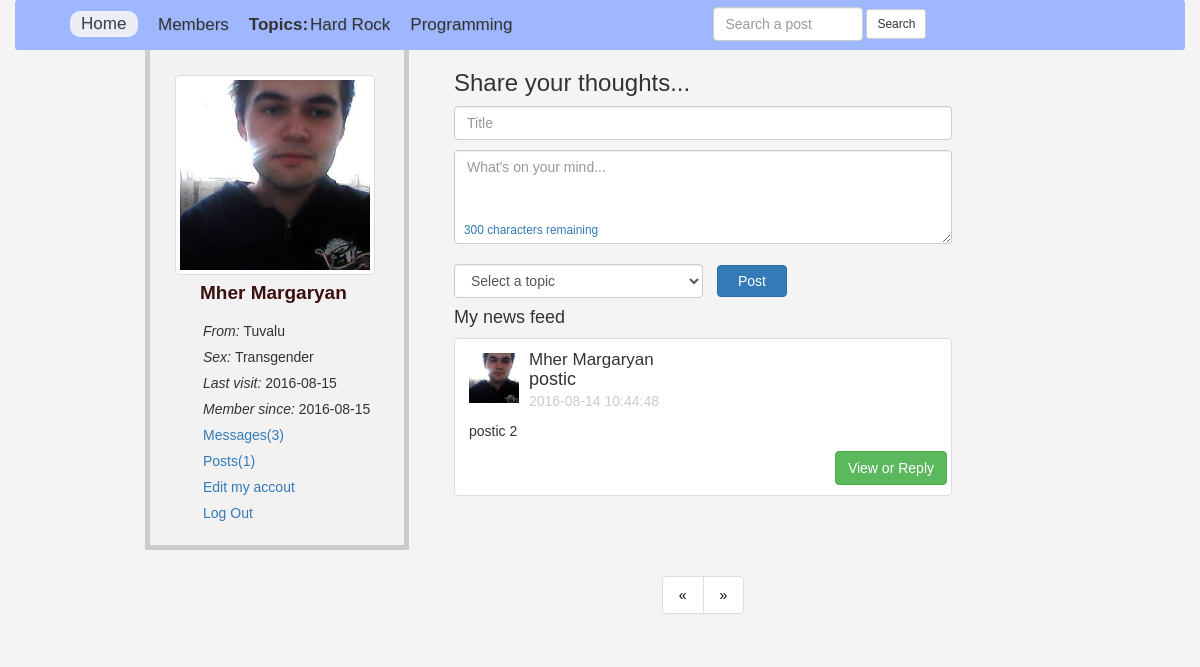
/home.php?id= (signed in), run on the app's committed database.
### tables this page shows
CREATE TABLE `topics` (
  `topic_id` int(11) NOT NULL,
  `topic_title` varchar(150) NOT NULL
);

CREATE TABLE `users` (
  `user_id` int(11) NOT NULL,
  `user_firstname` varchar(150) NOT NULL,
  `user_lastname` text NOT NULL,
  `user_email` varchar(1024) NOT NULL,
  `user_password` varchar(150) NOT NULL,
  `user_country` text NOT NULL,
  `user_gender` varchar(150) NOT NULL,
  `user_birthday` date NOT NULL,
  `user_image` text NOT NULL,
  `register_date` date NOT NULL,
  `last_login` date NOT NULL,
  `status` varchar(150) NOT NULL,
  `posts` varchar(150) NOT NULL DEFAULT 'No'
);

CREATE TABLE `posts` (
  `post_id` int(11) NOT NULL,
  `user_id` int(11) NOT NULL,
  `topic_id` int(11) NOT NULL,
  `post_title` varchar(150) NOT NULL,
  `post_content` varchar(300) NOT NULL,
  `post_date` timestamp NOT NULL DEFAULT CURRENT_TIMESTAMP ON UPDATE CURRENT_TIMESTAMP
);

### home.php (the view, shortened to what this page needs)
<?php session_start();
require 'includes/connection.php';
include 'functions/functions.php';
if (!isset($_SESSION['email'])) {
	header('location: index.php');
}else {
?>
<!DOCTYPE html>
<html lang="en">
<head>
        <link rel="stylesheet" href="css/bootstrap.min.css">
        <link rel="stylesheet" href="css/home.style.css">
</head>
<body>
	<div class="container">
		<div class="row" id="head_wrap">
			<div class="col-md-7">
				<ul>
					<li><a class="active" href="home.php">Home</a></li>
					<li><a href="members.php">Members</a></li>
					<li id="nopadding"><strong>Topics:   </strong></li>
					<?php
						$fetch_topic = "SELECT * FROM `topics` ";
						$fetch_topic_run = mysqli_query($con, $fetch_topic);
						while ($row=mysqli_fetch_array($fetch_topic_run)) {
							$topic_id=$row['topic_id'];
							$topic_title=$row['topic_title'];
							echo "<li><a href='topic.php?topic=$topic_id'> $topic_title</a></li>";
						}
					?>
				</ul>
			</div>
			<div class="col-md-5">
				<form action="results.php" class="form-inline" method="GET" id="searchForm">
					<input type="text" name="search" class="form-control" id="searchBox" placeholder="Search a post">
					<input type="submit" value="Search" class="btn btn-default btn-sm" name="searchBtn">
				</form>
			</div>
		</div>
		<div id="content">
			<div class="row">
				<div class="col-md-3" id="user_details">
					<?php
						$user_current = $_SESSION['email'];
						$get_user = "SELECT * FROM `users` WHERE `user_email` = '$user_current' ";
						$get_user_run = mysqli_query($con, $get_user);
						$row = mysqli_fetch_array($get_user_run);
						$user_id = $row['user_id'];
						$user_image = $row['user_image'];
						$firstName = $row['user_firstname'];
						$lastName = $row['user_lastname'];
						$country = $row['user_country'];
						$sex = $row['user_gender'];
						$register_date = $row['register_date'];
						$last_login = $row['last_login'];
						$posts = "SELECT * FROM `posts` WHERE `user_id` = '$user_id'";
						$posts_run = mysqli_query($con, $posts);
						$number_of_posts = mysqli_num_rows($posts_run);
						echo "
						  	<span><img src='user/user_images/$user_image' width='200' height='200' class='thumbnail img-responsive'></span>
						  	<li id='name'>$firstName $lastName</li>
					  	 <ul class='user_list'>
						  	<li> <i> From: </i> $country</li>
						  	<li> <i> Sex: </i> $sex </li>
							<li> <i> Last visit: </i> $last_login</li>
							<li> <i> Member since: </i> $register_date</li>
							<li><a href='my_messages.php?id=$user_id'>Messages(3)</a></li>
							<li><a href='my_posts.php?id=$user_id'>Posts($number_of_posts)</a></li>
							<li><a href='edit_profile.php?id=$user_id'>Edit my accout</a></li>
							<li><a href='logout.php'>Log Out</a></li>
						  </ul>
						";
					?>
				</div>
				<div class="col-md-9" id="timeline">
					<form method="POST" action="home.php?id=<?php echo $user_id;?>">
						<h3>Share your thoughts...</h3>
						<input type="text" name="status_topic_title" class="form-control" placeholder="Title" required="true">
						<textarea name="status_text" id="textarea" cols="30" rows="4" class="form-control" placeholder="What's on your mind..." required="true"></textarea>
						<span class="small" id="textarea_feedback"></span> <br>
						<select class="form-control" name="select_topic" id="select_topic">
							<option>Select a topic</option>
						</select>
						<input type="submit" value="Post" name="add_status" class="btn btn-large btn-primary">
					</form>
					<div id="posts">
						<h4 class="header">My news feed</h4>
						<?php displayPosts(); ?>
					</div><br><br>
					<?php include 'pagination.php'; ?>
				</div>
			</div>
		</div>
	</div>
</body>
</html>
<?php } ?>

### functions/functions.php (shortened to what this page needs)
<?php
	function displayPosts(){
		global $con;
		$per_page = 5;
		if (isset($_GET['page'])) {
			$page = $_GET['page'];
		}else {
			$page = 1;
		}
		$start_from = ($page-1) * $per_page;
		$get_posts = "SELECT * FROM `posts` ORDER BY 1 DESC LIMIT $start_from, $per_page ";
		$get_posts_run = mysqli_query($con, $get_posts);
		while ($row = mysqli_fetch_array($get_posts_run)) {
			$post_id = $row['post_id'];
			$user_id = $row['user_id'];
			$post_title = $row['post_title'];
			$post_content = $row['post_content'];
			$post_date = $row['post_date'];
			$poster = "SELECT * FROM `users` WHERE `user_id` = '$user_id' AND `posts` = 'yes' ";
			$poster_run = mysqli_query($con, $poster);
			$row_user = mysqli_fetch_array($poster_run);
			$firstName = $row_user['user_firstname'];
			$lastName = $row_user['user_lastname'];
			$user_image = $row_user['user_image'];
			echo "<div class='thumbnail'>
				<p id='user_image' ><img src='user/user_images/$user_image' width='60' height='60'></p>
				<p id='statusWriter'><a href='user_profile.php?user_id=$user_id'>$firstName $lastName </a></p>
				<h4 id='title'>$post_title</h4>
				<p id='published'>$post_date</p>
				<p id='cntnt'>$post_content</p>
				<a href='single.php?post_id=$post_id' style='float:right'><button class='btn btn-small btn-success'>View or Reply</button></a><br><br>
				</div>
			";
		}
	}
?>

### css/home.style.css (style rules this page uses)
body { margin: 0; padding: 0; font-family: 'Lucida Grande', sans-serif; background-color: #f4f4f4; outline: none; }
a { text-decoration: none !important; }
ul { list-style: none; }
li { list-style: none; }
#head_wrap { height: 50px; background: #9FB7FF; border-radius: 3px; }
#head_wrap ul { padding-top: 12.8px; list-style: none; }
#head_wrap li { float: left; padding-right: 20px; font-size: 17px; }
#head_wrap ul li a { color: #333; text-shadow: 0.5px 0.5px 0.5px rgba(0,0,0, .1); font-smoothing: antialiased; transition-duration: .3s; -moz-transition-duration: .3s; -webkit-transition-duration: .3s; }
.active { background-color: #f4f4f4; display: block; height: 26px; width: 68px; padding: 1.7px 0 0 11px; border-radius: 10px; opacity: 0.9; color: #3B1010; margin-top: -2px; }
#nopadding { padding-right: 2px!important; }
#searchForm { float: left; margin-top: 7px; }
#searchBox { display: inline; width: 150px; -webkit-transition: width 0.4s ease-in-out; transition: width 0.4s ease-in-out; }
#user_details { background-color: #f2f2f2; padding-top: 25px; padding-left: 25px; padding-right: 0 !important; text-align: left; border-right: 5px solid #ccc; border-bottom: 5px solid #ccc; border-left: 5px solid #ccc; display: block; height: 500px; }
#content { width: 90%; margin: 0 130px; }
#name { position: relative; top: -16px; left: 25px; font-size: 19px; font-weight: bolder; color: #3B1010; }
.user_list { position: relative; top: -4px; right: 15px; }
.user_list li { padding: 3px; }
.user_list li a { text-decoration: none; }
#timeline { margin-left: 30px; width: 50%; display: block; }
#timeline input[type='text'] { margin-bottom: 10px; }
#timeline input[type='submit'] { padding: 5px; width: 70px; margin-left: 10px; margin-top: -4px; }
#timeline h3 { color: #333; }
#select_topic { width: 50%; display: inline; }
#statusWriter a { color: #333; text-decoration: none; font-size: 17px; display: inline; }
#statusWriter { margin-top: 5px; }
#user_image { display: inline; }
#user_image img { display: inline; width: 70px; height: 70px; float: left; padding: 10px; }
#published { padding: 0; margin-top: -9px; color: #ccc; }
#title { margin-top: -12px; font-weight: 500; }
#textarea_feedback { color: #337ab7; position: relative; top: -25px; left: 10px; }
#cntnt { padding-left: 10px; }

### data on the page
topics: topic_title "Hard Rock"
topics: topic_title "Programming"
users: user_image (picture), user_firstname "Mher", user_lastname "Margaryan", user_country "Tuvalu", user_gender "Transgender", last_login "2016-08-15", register_date "2016-08-15"
posts: user.user_image (picture), user.user_firstname "Mher", user.user_lastname "Margaryan", post_title "postic", post_date "2016-08-14 10:44:48", post_content "postic 2"

### other printed values
$number_of_posts "1"
